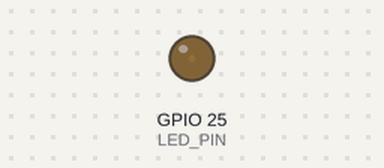
This sketch was run on a simulated ESP32. On the bench: output pins drawn as LEDs (lit = HIGH).

Above: at 0.05 s.
At 2.95 s:
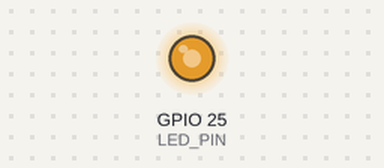
At 5.95 s:
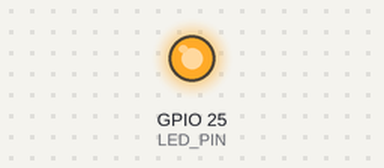
At 11.85 s:
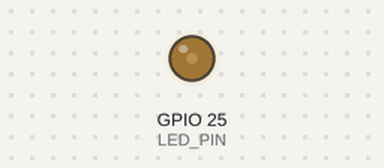
Timing chart, 0 to 23.0 s (numbered marks = the images above):
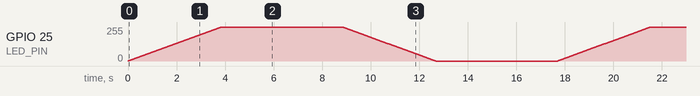

The sketch:

fade_led.ino
```cpp
// Fade LED no ESP32 - aumenta brilho, mantém 5s, diminui brilho, mantém 5s (loop)
#define LED_PIN 25
#define PWM_CHANNEL 0
#define PWM_FREQ 5000
#define PWM_RESOLUTION 8

void setup() {
  ledcSetup(PWM_CHANNEL, PWM_FREQ, PWM_RESOLUTION);
  ledcAttachPin(LED_PIN, PWM_CHANNEL);
}

void loop() {
  for (int duty = 0; duty <= 255; duty++) {
    ledcWrite(PWM_CHANNEL, duty);
    delay(15);
  }

  delay(5000);

  for (int duty = 255; duty >= 0; duty--) {
    ledcWrite(PWM_CHANNEL, duty);
    delay(15);
  }

  delay(5000);
}
```
